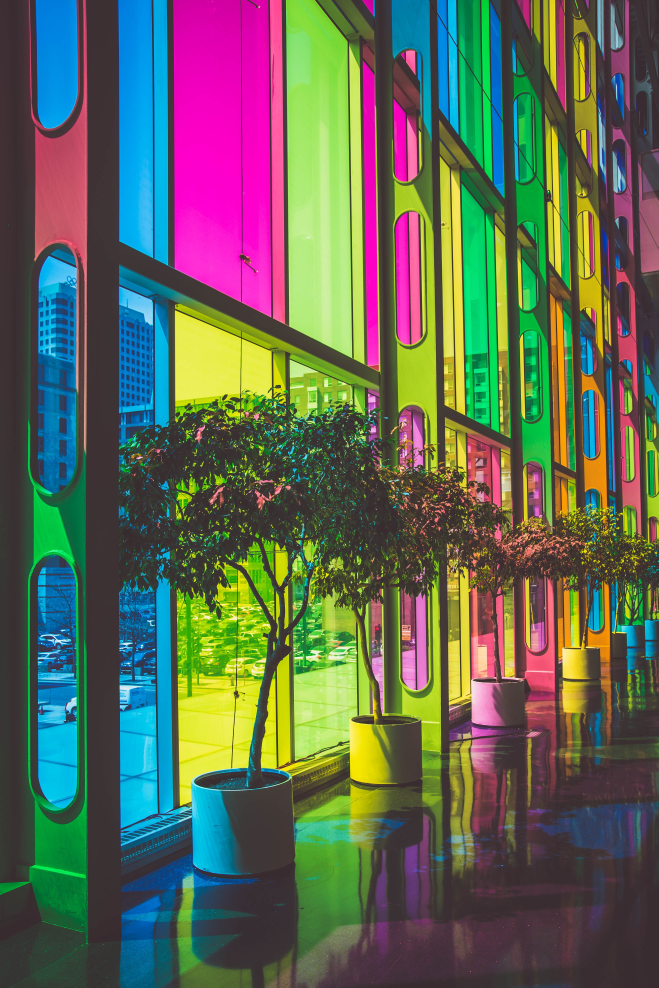
#> input picture images/pic1.jpg, 3291 x 4936 px (shown at 1/5 size)
$ python color_detect.py --image images/pic1.jpg
#> lines starting #> are read from the running program, lines starting #| are printed output that depends on the picture; after the words box and inside, x2 and y2 are one past the last pixel; in counts of white or black regions, pixels touching at a corner belong together
"""
Color Detection Project
=======================
An interactive tool that identifies colors in an image using OpenCV + NumPy.

Features
--------
1. Click a pixel      -> shows its color NAME, RGB, HEX and HSV values.
2. HSV trackbars      -> tune Hue / Saturation / Value ranges and see a live
                         mask of every pixel that falls inside the range.
3. Presets            -> one key press selects red, orange, yellow, green,
                         blue or purple.
4. Headless mode      -> run without a window and save a result image
                         (useful for screenshots and testing).

Usage
-----
    python color_detect.py --image images/pic1.jpg
    python color_detect.py --image images/pic3.jpg --preset blue --headless --output out.png

Keyboard / mouse controls (interactive mode)
--------------------------------------------
    Left click   identify the color under the cursor
    Right click  set the HSV trackbars around the clicked color
    1-6          presets: red, orange, yellow, green, blue, purple
    0 or r       reset trackbars to the full range
    s            save a screenshot to the screenshots/ folder
    q or ESC     quit
"""

import argparse
import csv
import os
import sys
import time

import cv2
import numpy as np

# --------------------------------------------------------------------------
# Constants
# --------------------------------------------------------------------------
WINDOW_MAIN = "Color Detection"
WINDOW_CONTROLS = "HSV Controls"
MAX_DISPLAY_W, MAX_DISPLAY_H = 480, 640   # size of each panel on screen
BAR_HEIGHT = 64                           # height of the info bar on top

# OpenCV HSV ranges: H = 0-179, S = 0-255, V = 0-255.
# Each preset is (H_min, H_max, S_min, S_max, V_min, V_max).
# Red wraps around the hue circle, so H_min > H_max means "wrap around".
PRESETS = {
    "red":    (170, 10, 120, 255, 70, 255),
    "orange": (11, 22, 120, 255, 100, 255),
    "yellow": (23, 35, 100, 255, 100, 255),
    "green":  (36, 85, 70, 255, 50, 255),
    "blue":   (90, 130, 100, 255, 50, 255),
    "purple": (131, 160, 60, 255, 50, 255),
}
PRESET_KEYS = {ord(str(i + 1)): name for i, name in enumerate(PRESETS)}
FULL_RANGE = (0, 179, 0, 255, 0, 255)
TRACKBARS = [("H min", 179), ("H max", 179), ("S min", 255),
             ("S max", 255), ("V min", 255), ("V max", 255)]


# --------------------------------------------------------------------------
# Color-name lookup
# --------------------------------------------------------------------------
def load_color_table(csv_path):
    """Read colors.csv and return (names, rgb_array).

    Each CSV row looks like:  id, "Color Name", #hex, R, G, B
    """
    names, rgb = [], []
    with open(csv_path, newline="", encoding="utf-8") as f:
        for row in csv.reader(f):
            if len(row) < 6:
                continue
            try:
                rgb.append([int(row[3]), int(row[4]), int(row[5])])
            except ValueError:
                continue                      # skip a header or bad row
            names.append(row[1])
    if not names:
        raise ValueError(f"No colors could be read from {csv_path}")
    return names, np.array(rgb, dtype=np.int32)


# [9 lines left out: function get_color_name, not called in this run]


# --------------------------------------------------------------------------
# Image helpers
# --------------------------------------------------------------------------
def fit_to_screen(img, max_w=MAX_DISPLAY_W, max_h=MAX_DISPLAY_H):
    """Shrink a big photo so it fits on screen (never enlarges it)."""
    h, w = img.shape[:2]
    scale = min(max_w / w, max_h / h, 1.0)
    if scale < 1.0:
        img = cv2.resize(img, (int(w * scale), int(h * scale)),
                         interpolation=cv2.INTER_AREA)
    return img


# [12 lines left out: function pixel_info, not called in this run]


def build_mask(hsv_img, hsv_range):
    """Return a binary mask (255 = pixel inside the range).

    If H_min > H_max the hue range wraps around 0 (needed for red), so we
    combine two ranges: [H_min..179] and [0..H_max].
    """
    h_min, h_max, s_min, s_max, v_min, v_max = hsv_range
    if h_min <= h_max:
        return cv2.inRange(hsv_img, (h_min, s_min, v_min), (h_max, s_max, v_max))
    low = cv2.inRange(hsv_img, (0, s_min, v_min), (h_max, s_max, v_max))
    high = cv2.inRange(hsv_img, (h_min, s_min, v_min), (179, s_max, v_max))
    return cv2.bitwise_or(low, high)


# [8 lines left out: function range_around_pixel, not called in this run]


# --------------------------------------------------------------------------
# Drawing
# --------------------------------------------------------------------------
def put_label(img, text, org, scale=0.5, color=(255, 255, 255)):
    """Text with a dark outline so it is readable on any background."""
    cv2.putText(img, text, org, cv2.FONT_HERSHEY_SIMPLEX, scale,
                (0, 0, 0), 3, cv2.LINE_AA)
    cv2.putText(img, text, org, cv2.FONT_HERSHEY_SIMPLEX, scale,
                color, 1, cv2.LINE_AA)


def compose_view(display_bgr, mask, hsv_range, info=None, label=None):
    """Build the picture shown on screen / saved as a screenshot.

    Layout:  [ info bar                         ]
             [ original | mask | masked result  ]
    """
    result = cv2.bitwise_and(display_bgr, display_bgr, mask=mask)
    mask_bgr = cv2.cvtColor(mask, cv2.COLOR_GRAY2BGR)

    original = display_bgr.copy()
    if info is not None:                      # mark the clicked pixel
        cv2.drawMarker(original, (info["x"], info["y"]), (255, 255, 255),
                       cv2.MARKER_CROSS, 22, 3)
        cv2.drawMarker(original, (info["x"], info["y"]), (0, 0, 0),
                       cv2.MARKER_CROSS, 22, 1)
    put_label(original, "Original", (8, 20))
    put_label(mask_bgr, "Mask", (8, 20))
    put_label(result, "Detected", (8, 20))

    panels = cv2.hconcat([original, mask_bgr, result])

    # ---- info bar -------------------------------------------------------
    bar = np.full((BAR_HEIGHT, panels.shape[1], 3), 40, dtype=np.uint8)
    coverage = 100.0 * np.count_nonzero(mask) / mask.size
    h0, h1, s0, s1, v0, v1 = hsv_range
    line1 = (f"{label + ' | ' if label else ''}H {h0}-{h1}  S {s0}-{s1}  "
             f"V {v0}-{v1}  |  matched pixels: {coverage:.1f}%")
    put_label(bar, line1, (10, 22), 0.5)

    if info is not None:
        r, g, b = info["rgb"]
        # colour swatch of the clicked pixel
        cv2.rectangle(bar, (10, 32), (50, 56), (b, g, r), -1)
        cv2.rectangle(bar, (10, 32), (50, 56), (255, 255, 255), 1)
        line2 = (f"{info['name']}  RGB({r},{g},{b})  {info['hex']}  "
                 f"HSV{info['hsv']}  at ({info['x']},{info['y']})")
        put_label(bar, line2, (62, 50), 0.5)
    else:
        put_label(bar, "Left-click the image to identify a color",
                  (10, 50), 0.5, (200, 200, 200))
    return cv2.vconcat([bar, panels])


# --------------------------------------------------------------------------
# Interactive app
# --------------------------------------------------------------------------
class ColorDetectorApp:
    def __init__(self, display_bgr, names, rgb_table, screenshot_dir):
        self.display = display_bgr
        self.hsv = cv2.cvtColor(display_bgr, cv2.COLOR_BGR2HSV)
        self.names, self.rgb_table = names, rgb_table
        self.screenshot_dir = screenshot_dir
        self.info = None          # last clicked pixel
        self.label = "Custom"

    # -- trackbar helpers --------------------------------------------------
    def read_range(self):
        return tuple(cv2.getTrackbarPos(n, WINDOW_CONTROLS) for n, _ in TRACKBARS)

    # [21 lines left out: functions set_range, on_mouse, not called in this run]

    # -- main loop ---------------------------------------------------------
    def run(self):
        cv2.namedWindow(WINDOW_MAIN, cv2.WINDOW_AUTOSIZE)
        cv2.namedWindow(WINDOW_CONTROLS, cv2.WINDOW_AUTOSIZE)
        cv2.setMouseCallback(WINDOW_MAIN, self.on_mouse)
        for (name, maximum), start in zip(TRACKBARS, FULL_RANGE):
            cv2.createTrackbar(name, WINDOW_CONTROLS, start, maximum, lambda _: None)
        # The controls window needs some pixels to show the sliders.
        strip = np.full((1, 420, 3), 40, dtype=np.uint8)
        cv2.imshow(WINDOW_CONTROLS, strip)

        print("Controls:" + __doc__.split("(interactive mode)")[1])
        while True:
            hsv_range = self.read_range()
            mask = build_mask(self.hsv, hsv_range)
            view = compose_view(self.display, mask, hsv_range, self.info, self.label)
            cv2.imshow(WINDOW_MAIN, view)

            key = cv2.waitKey(30) & 0xFF
            if key in (27, ord("q")):
                break
            if key in PRESET_KEYS:
                name = PRESET_KEYS[key]
                self.set_range(PRESETS[name], name.capitalize())
            elif key in (ord("0"), ord("r")):
                self.set_range(FULL_RANGE, "Full range")
            elif key == ord("s"):
                os.makedirs(self.screenshot_dir, exist_ok=True)
                path = os.path.join(self.screenshot_dir,
                                    time.strftime("screenshot_%Y%m%d_%H%M%S.png"))
                cv2.imwrite(path, view)
                print(f"[saved] {path}")
            # Closing a window with the X button also exits cleanly.
            if cv2.getWindowProperty(WINDOW_MAIN, cv2.WND_PROP_VISIBLE) < 1:
                break
        cv2.destroyAllWindows()


# --------------------------------------------------------------------------
# Headless mode (no window) - for screenshots, tests and servers
# --------------------------------------------------------------------------
# [40 lines left out: functions run_headless, parse_point, not called in this run]


def parse_args():
    p = argparse.ArgumentParser(
        description="Identify colors in an image with click-to-name and HSV trackbars.")
    p.add_argument("--image", required=True, help="path to the input image")
    p.add_argument("--csv", default=os.path.join(os.path.dirname(os.path.abspath(__file__)),
                                                 "colors.csv"),
                   help="color-name table (default: colors.csv next to this script)")
    p.add_argument("--headless", action="store_true",
                   help="no window: process once and save --output")
    p.add_argument("--preset", choices=PRESETS, help="(headless) HSV preset to apply")
    p.add_argument("--point", type=parse_point,
                   help="(headless) identify the pixel at X,Y of the displayed image")
    p.add_argument("--output", default="screenshots/result.png",
                   help="(headless) output file (default: screenshots/result.png)")
    p.add_argument("--screenshot-dir", default="screenshots",
                   help="folder used by the 's' key (default: screenshots)")
    return p.parse_args()


def main():
    args = parse_args()
    img = cv2.imread(args.image)
#> img is the input picture: shape (4936, 3291, 3); mean B, G, R 85.4, 103.2, 94.6
    if img is None:
        sys.exit(f"Error: could not read image '{args.image}'. Check the path.")
    if not os.path.isfile(args.csv):
        sys.exit(f"Error: color table '{args.csv}' not found.")

    names, rgb_table = load_color_table(args.csv)
#> (reads colors.csv from the repository)
    display = fit_to_screen(img)
    print(f"Loaded {args.image} ({img.shape[1]}x{img.shape[0]}), "
          f"showing at {display.shape[1]}x{display.shape[0]}; "
          f"{len(names)} named colors loaded.")
#| Loaded images/pic1.jpg (3291x4936), showing at 426x640; 865 named colors loaded.

    if args.headless:
        run_headless(display, names, rgb_table, args)
    else:
        ColorDetectorApp(display, names, rgb_table, args.screenshot_dir).run()
#> in __init__, `self.hsv = cv2.cvtColor(display_bgr, cv2.COLOR_BGR2HSV)`: self.hsv: shape (640, 426, 3); mean H, S, V 88.6, 135.1, 135.2
#> in build_mask, `return cv2.inRange(hsv_img, (h_min, s_min, v_min), (h_max, s_max, v_ma..`: returned value: shape (640, 426); every value is 255
#> in compose_view, `mask_bgr = cv2.cvtColor(mask, cv2.COLOR_GRAY2BGR)`: mask_bgr: shape (640, 426, 3); every value is 255
#> in put_label, `cv2.putText(img, text, org, cv2.FONT_HERSHEY_SIMPLEX, scale, color, 1,..`:
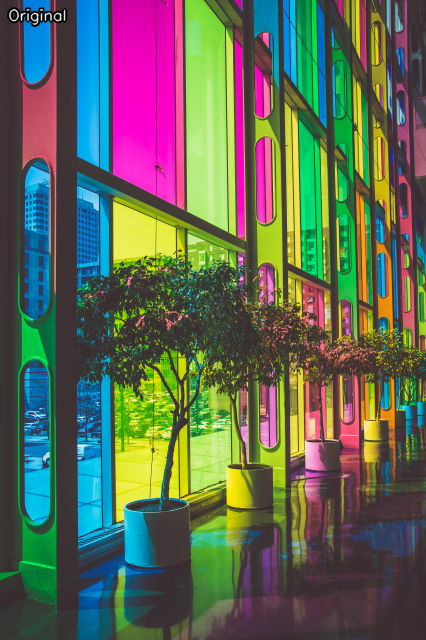
#> img: shape (640, 426, 3); mean of channels 0, 1, 2 85.2, 103.2, 94.6; drawn as B, G, R
#> call 2 of put_label, with text = 'Mask', org = (8, 20), scale = 0.5, color = (255, 255, 255)
#> in put_label (call 2), `cv2.putText(img, text, org, cv2.FONT_HERSHEY_SIMPLEX, scale, (0, 0, 0)..`:
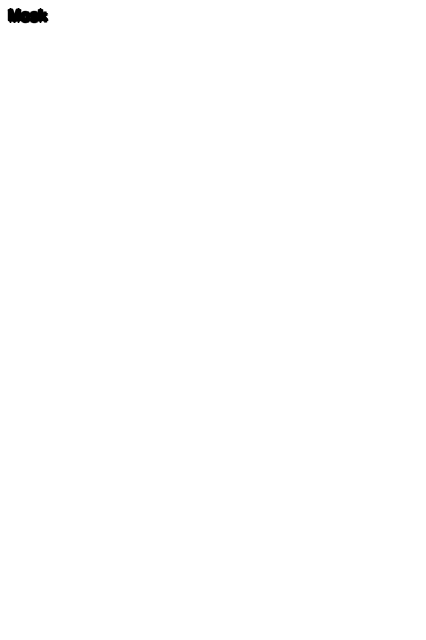
#> img: shape (640, 426, 3); min 0, max 255, mean 254.6
#> in compose_view, `panels = cv2.hconcat([original, mask_bgr, result])`:
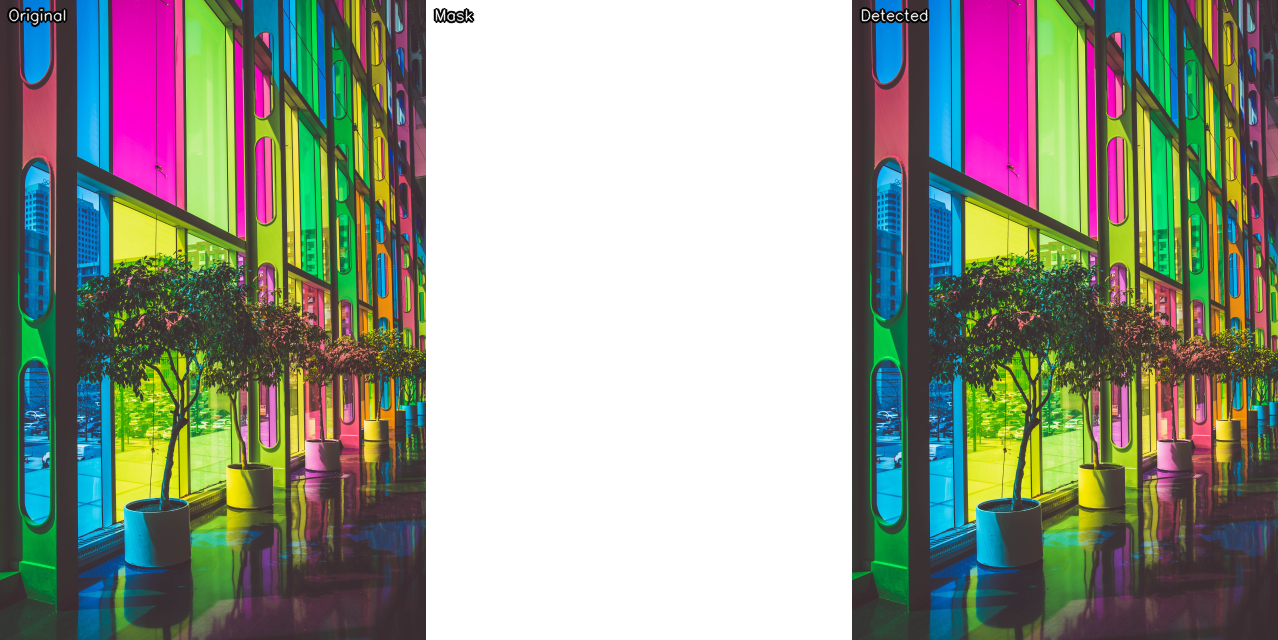
#> panels: shape (640, 1278, 3); mean of channels 0, 1, 2 141.7, 153.7, 148; drawn as B, G, R
#> in compose_view, `coverage = 100.0 * np.count_nonzero(mask) / mask.size`: coverage = 100
#> call 4 of put_label, with org = (10, 22), scale = 0.5, color = (255, 255, 255)
#> in put_label (call 4), `cv2.putText(img, text, org, cv2.FONT_HERSHEY_SIMPLEX, scale, (0, 0, 0)..`:
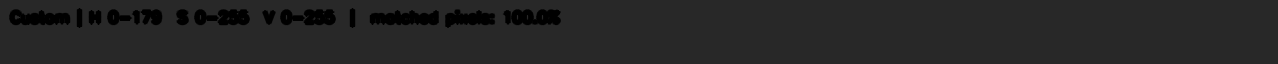
#> img: shape (64, 1278, 3); min 0, max 40, mean 37.4
#> in put_label (call 4), `cv2.putText(img, text, org, cv2.FONT_HERSHEY_SIMPLEX, scale, color, 1,..`:
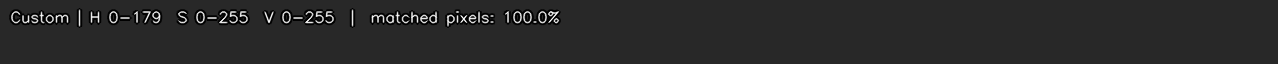
#> img: shape (64, 1278, 3); 3.69% of pixels changed, all inside (x1, y1, x2, y2) = (10, 9, 560, 27)
#> in put_label (call 5), `cv2.putText(img, text, org, cv2.FONT_HERSHEY_SIMPLEX, scale, color, 1,..`:
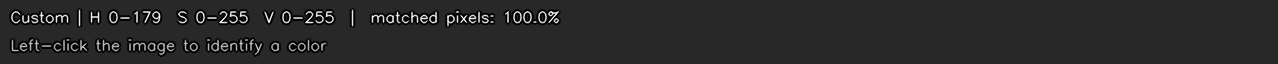
#> img: shape (64, 1278, 3); min 0, max 253, mean 41.8
#> in compose_view, `return cv2.vconcat([bar, panels])`:
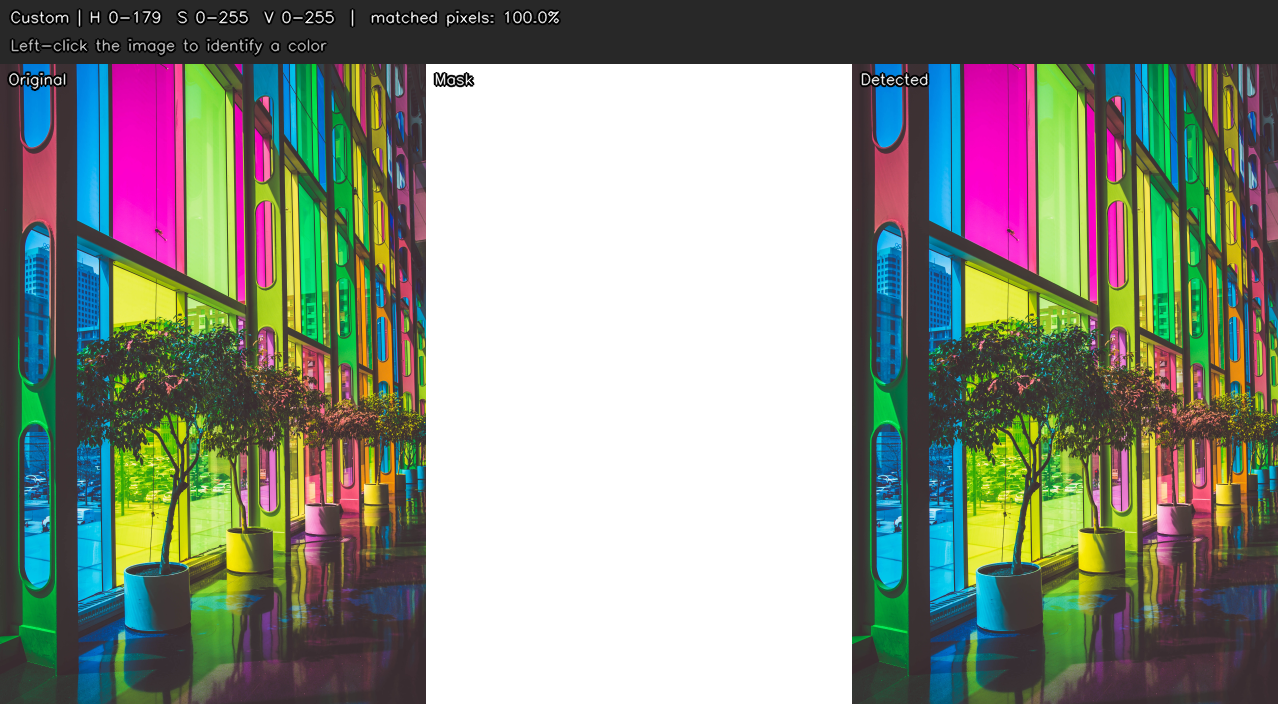
#> returned value: shape (704, 1278, 3); mean of channels 0, 1, 2 132.6, 143.5, 138.3; drawn as B, G, R
#> (key q is pressed here)


if __name__ == "__main__":
    main()
